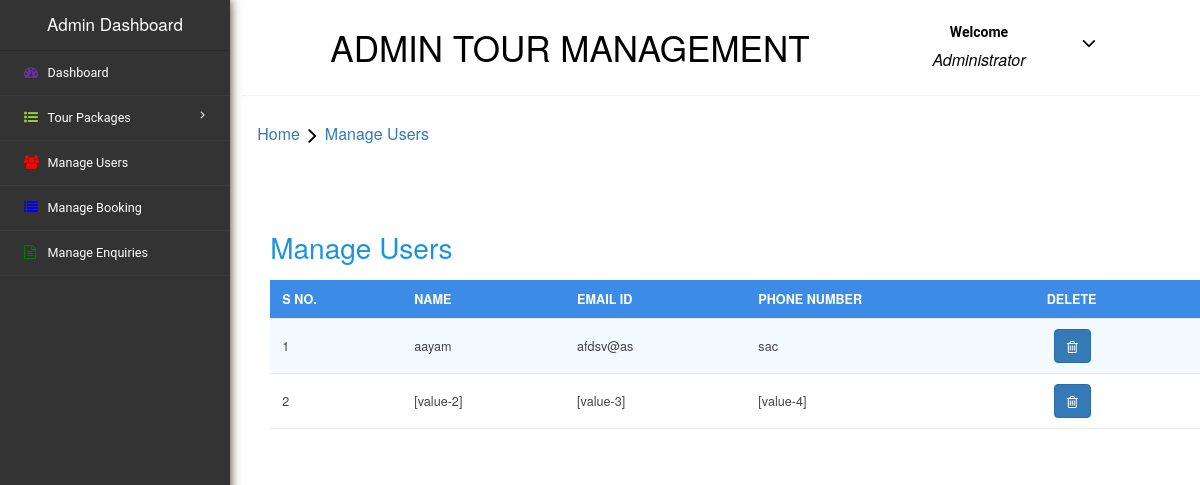
The page /code/manageUser.php on the database as committed earlier.
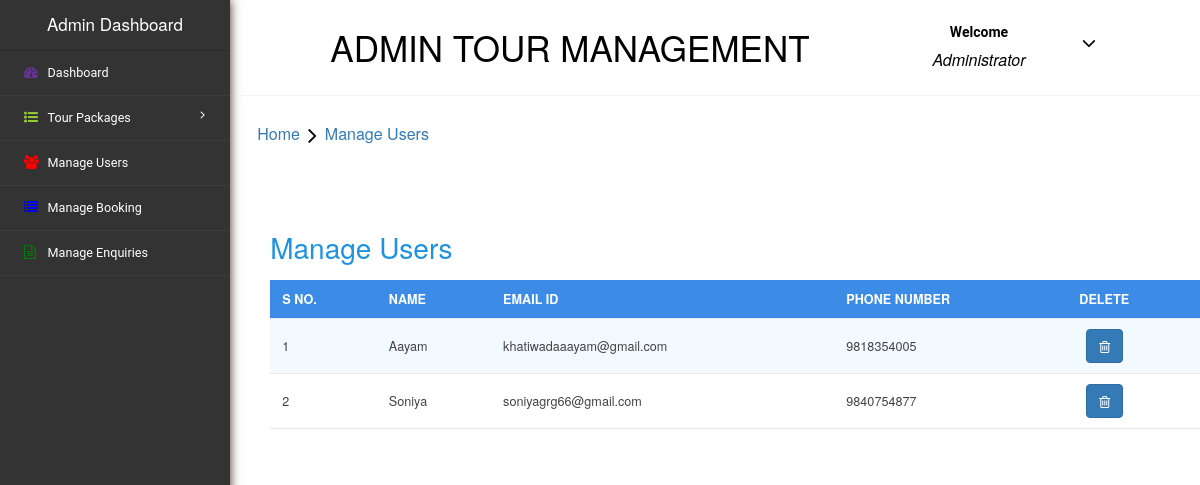
The same page on the database as committed later.
### tables this page shows
CREATE TABLE `user` (
  `S no.` int(11) NOT NULL,
  `username` varchar(25) NOT NULL,
  `email` varchar(30) NOT NULL,
  `phoneno` varchar(15) NOT NULL,
  `password` varchar(25) NOT NULL
);

### code/manageUser.php (the view, shortened to what this page needs)
<?php
    include("connection.php");
    $query="SELECT * FROM user";
    $result=mysqli_query($con,$query);
?>
<!DOCTYPE HTML>
<html>
<head>
<link rel="stylesheet" href="manageUser.css">
<link rel="stylesheet" href="https://maxcdn.bootstrapcdn.com/bootstrap/3.4.0/css/bootstrap.min.css">
<link rel="stylesheet" href="https://cdnjs.cloudflare.com/ajax/libs/font-awesome/4.7.0/css/font-awesome.min.css">
</head>
<body>
	<div class="page-container" style="background-color: rgb(255, 255, 255);">
		<div class="left-content">
		  <div class="mother-grid-inner">
			<div class="header-main" style="background-color: rgb(255, 255, 255);">
			  <div class="logo-w3-agile" style="background-color: rgb(255, 255, 255);">
				<h1><a style="text-decoration: none; color: black;">Admin Tour Management</a></h1>
			  </div>
			  <div class="profile_details w3l" style="background-color: rgb(255, 254, 254);">
				<ul>
				  <li class="dropdown profile_details_drop">
					<a class="dropdown-toggle" data-toggle="dropdown" aria-expanded="false">
					  <div class="profile_img">
						<div class="user-name">
						  <p style="color: black;">Welcome</p>
						  <span style="color: black;">Administrator</span>
						</div>
						<i class="fa fa-angle-down" aria-hidden="true"></i>
						<div class="clearfix"></div>
					  </div>
					</a>
				  </li>
				</ul>
			  </div>
			</div>
<ol class="breadcrumb">
                <li class="breadcrumb-item"><a href="dashboard.php">Home</a><i class="fa fa-angle-right"></i>Manage Users</li>
            </ol>
<div class="agile-grids">
				<div class="agile-tables">
					<div class="w3l-table-info">
					  <h2>Manage Users</h2>
					    <table id="table">
						<thead>
						  <tr>
						  <th>S no.</th>
							<th>Name</th>
							<th>Email id</th>
							<th>Phone number</th>
							<th>Delete</th>
						  </tr>
						</thead>
						<tbody>
						<?php
						while($rows = mysqli_fetch_array($result)){?>
						  <tr>
							<td><?php echo $rows[0];?></td>
							<td><?php echo $rows[1];?></td>
							<td><?php echo $rows[2];?></td>
							<td><?php echo $rows[3];?></td>
							<td data-th="Edit/delete"><span class="bt-content"><a href="delete.php?data=user&number=<?php echo $rows[0];?>"><button class="btn-primary btn"><i class="fa fa-trash-o"></i></button></a></span></td>
						  </tr>
						  <?php
              				}
              				?>
						 						</tbody>
					  </table>
					</div>
			</div>
</div>
			<div class="sidebar-menu" style="background-color: rgb(51, 51, 51);">
				<header class="logo1" style="background-color: rgb(51, 51, 51);">
				  <a class="sidebar-icon" style="background-color: rgb(51, 51, 51); color: white; border: rgb(51, 51, 51); font-size: 17px; text-decoration: none;">Admin Dashboard </a>
				</header>
					  <div class="menu">
						<ul id="menu">
						  <li><a href="dashboard.php"><i class="fa fa-tachometer" style="color: rebeccapurple;"></i> <span>Dashboard</span><div class="clearfix"></div></a></li>
						 <li id="menu-academico" ><a href="#"><i class="fa fa-list-ul" aria-hidden="true" style="color: yellowgreen;"></i><span> Tour Packages</span> <span class="fa fa-angle-right" style="float: right"></span><div class="clearfix"></div></a>
						  </li>
						<li id="menu-academico" ><a href="manageUser.php"><i class="fa fa-users" style="color: red;" aria-hidden="true"></i><span>Manage Users</span><div class="clearfix"></div></a></li>
						<li><a href="manageBooking.php"><i class="fa fa-list" style="color: blue;" aria-hidden="true"></i>  <span>Manage Booking</span><div class="clearfix"></div></a></li>
						<li><a href="manageEnquiry.php"><i class="fa fa-file-text-o" style="color: green;" aria-hidden="true"></i>  <span>Manage Enquiries</span><div class="clearfix"></div></a></li>
						</ul>
					  </div>
					  </div>
					</div>
		</body>
</html>

Rows that differ between the two databases and show on the page:
changed user id 1: username "aayam" → "Aayam"; email "afdsv@as" → "khatiwadaaayam@gmail.com"; phoneno "sac" → "9818354005"
changed user id 2: username "[value-2]" → "Soniya"; email "[value-3]" → "soniyagrg66@gmail.com"; phoneno "[value-4]" → "9840754877"
